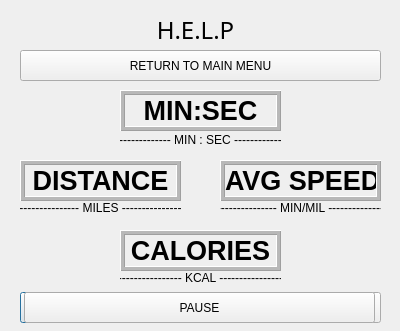
<?xml version="1.0" encoding="UTF-8"?>
<ui version="4.0">
 <class>tracker</class>
 <widget class="QDialog" name="tracker">
  <property name="geometry">
   <rect>
    <x>0</x>
    <y>0</y>
    <width>400</width>
    <height>331</height>
   </rect>
  </property>
  <property name="windowTitle">
   <string>Dialog</string>
  </property>
  <widget class="QLabel" name="label">
   <property name="geometry">
    <rect>
     <x>140</x>
     <y>10</y>
     <width>111</width>
     <height>41</height>
    </rect>
   </property>
   <property name="font">
    <font>
     <family>Showcard Gothic</family>
     <pointsize>18</pointsize>
     <underline>false</underline>
    </font>
   </property>
   <property name="text">
    <string>H.E.L.P</string>
   </property>
   <property name="textFormat">
    <enum>Qt::RichText</enum>
   </property>
   <property name="alignment">
    <set>Qt::AlignCenter</set>
   </property>
   <property name="wordWrap">
    <bool>false</bool>
   </property>
  </widget>
  <widget class="QLabel" name="timer">
   <property name="geometry">
    <rect>
     <x>120</x>
     <y>90</y>
     <width>161</width>
     <height>41</height>
    </rect>
   </property>
   <property name="frameShape">
    <enum>QFrame::Box</enum>
   </property>
   <property name="frameShadow">
    <enum>QFrame::Raised</enum>
   </property>
   <property name="lineWidth">
    <number>1</number>
   </property>
   <property name="midLineWidth">
    <number>3</number>
   </property>
   <property name="text">
    <string>&lt;html&gt;&lt;head/&gt;&lt;body&gt;&lt;p&gt;&lt;span style=&quot; font-size:20pt; font-weight:600;&quot;&gt;MIN:SEC&lt;/span&gt;&lt;/p&gt;&lt;/body&gt;&lt;/html&gt;</string>
   </property>
   <property name="alignment">
    <set>Qt::AlignCenter</set>
   </property>
  </widget>
  <widget class="QLabel" name="label_3">
   <property name="geometry">
    <rect>
     <x>120</x>
     <y>130</y>
     <width>161</width>
     <height>20</height>
    </rect>
   </property>
   <property name="text">
    <string>--------------- MIN : SEC --------------</string>
   </property>
   <property name="alignment">
    <set>Qt::AlignCenter</set>
   </property>
  </widget>
  <widget class="QLabel" name="distance">
   <property name="geometry">
    <rect>
     <x>20</x>
     <y>160</y>
     <width>161</width>
     <height>41</height>
    </rect>
   </property>
   <property name="frameShape">
    <enum>QFrame::Box</enum>
   </property>
   <property name="frameShadow">
    <enum>QFrame::Raised</enum>
   </property>
   <property name="lineWidth">
    <number>1</number>
   </property>
   <property name="midLineWidth">
    <number>3</number>
   </property>
   <property name="text">
    <string>&lt;html&gt;&lt;head/&gt;&lt;body&gt;&lt;p&gt;&lt;span style=&quot; font-size:20pt; font-weight:600;&quot;&gt;DISTANCE&lt;/span&gt;&lt;/p&gt;&lt;/body&gt;&lt;/html&gt;</string>
   </property>
   <property name="alignment">
    <set>Qt::AlignCenter</set>
   </property>
  </widget>
  <widget class="QLabel" name="label_4">
   <property name="geometry">
    <rect>
     <x>20</x>
     <y>200</y>
     <width>161</width>
     <height>16</height>
    </rect>
   </property>
   <property name="text">
    <string>--------------- MILES ---------------</string>
   </property>
   <property name="alignment">
    <set>Qt::AlignCenter</set>
   </property>
  </widget>
  <widget class="QLabel" name="speed">
   <property name="geometry">
    <rect>
     <x>220</x>
     <y>160</y>
     <width>161</width>
     <height>41</height>
    </rect>
   </property>
   <property name="frameShape">
    <enum>QFrame::Box</enum>
   </property>
   <property name="frameShadow">
    <enum>QFrame::Raised</enum>
   </property>
   <property name="lineWidth">
    <number>1</number>
   </property>
   <property name="midLineWidth">
    <number>3</number>
   </property>
   <property name="text">
    <string>&lt;html&gt;&lt;head/&gt;&lt;body&gt;&lt;p&gt;&lt;span style=&quot; font-size:20pt; font-weight:600;&quot;&gt;AVG SPEED&lt;/span&gt;&lt;/p&gt;&lt;/body&gt;&lt;/html&gt;</string>
   </property>
   <property name="alignment">
    <set>Qt::AlignCenter</set>
   </property>
  </widget>
  <widget class="QLabel" name="label_5">
   <property name="geometry">
    <rect>
     <x>220</x>
     <y>200</y>
     <width>161</width>
     <height>16</height>
    </rect>
   </property>
   <property name="text">
    <string>---------------- MIN/MIL ---------------</string>
   </property>
   <property name="alignment">
    <set>Qt::AlignCenter</set>
   </property>
  </widget>
  <widget class="QLabel" name="calories">
   <property name="geometry">
    <rect>
     <x>120</x>
     <y>230</y>
     <width>161</width>
     <height>41</height>
    </rect>
   </property>
   <property name="frameShape">
    <enum>QFrame::Box</enum>
   </property>
   <property name="frameShadow">
    <enum>QFrame::Raised</enum>
   </property>
   <property name="lineWidth">
    <number>1</number>
   </property>
   <property name="midLineWidth">
    <number>3</number>
   </property>
   <property name="text">
    <string>&lt;html&gt;&lt;head/&gt;&lt;body&gt;&lt;p&gt;&lt;span style=&quot; font-size:20pt; font-weight:600;&quot;&gt;CALORIES&lt;/span&gt;&lt;/p&gt;&lt;/body&gt;&lt;/html&gt;</string>
   </property>
   <property name="alignment">
    <set>Qt::AlignCenter</set>
   </property>
  </widget>
  <widget class="QLabel" name="label_6">
   <property name="geometry">
    <rect>
     <x>120</x>
     <y>270</y>
     <width>161</width>
     <height>16</height>
    </rect>
   </property>
   <property name="text">
    <string>----------------- KCAL -----------------</string>
   </property>
   <property name="alignment">
    <set>Qt::AlignCenter</set>
   </property>
  </widget>
  <widget class="QPushButton" name="stop">
   <property name="enabled">
    <bool>true</bool>
   </property>
   <property name="geometry">
    <rect>
     <x>20</x>
     <y>292</y>
     <width>171</width>
     <height>31</height>
    </rect>
   </property>
   <property name="text">
    <string>STOP</string>
   </property>
  </widget>
  <widget class="QPushButton" name="resume">
   <property name="enabled">
    <bool>true</bool>
   </property>
   <property name="geometry">
    <rect>
     <x>210</x>
     <y>292</y>
     <width>171</width>
     <height>31</height>
    </rect>
   </property>
   <property name="text">
    <string>RESUME</string>
   </property>
  </widget>
  <widget class="QLabel" name="notify">
   <property name="geometry">
    <rect>
     <x>46</x>
     <y>60</y>
     <width>311</width>
     <height>20</height>
    </rect>
   </property>
   <property name="text">
    <string/>
   </property>
   <property name="alignment">
    <set>Qt::AlignCenter</set>
   </property>
  </widget>
  <widget class="QPushButton" name="pause">
   <property name="geometry">
    <rect>
     <x>24</x>
     <y>292</y>
     <width>351</width>
     <height>31</height>
    </rect>
   </property>
   <property name="text">
    <string>PAUSE</string>
   </property>
  </widget>
  <widget class="QPushButton" name="returnTo">
   <property name="geometry">
    <rect>
     <x>20</x>
     <y>50</y>
     <width>361</width>
     <height>31</height>
    </rect>
   </property>
   <property name="text">
    <string>RETURN TO MAIN MENU</string>
   </property>
  </widget>
 </widget>
 <resources/>
 <connections/>
</ui>
